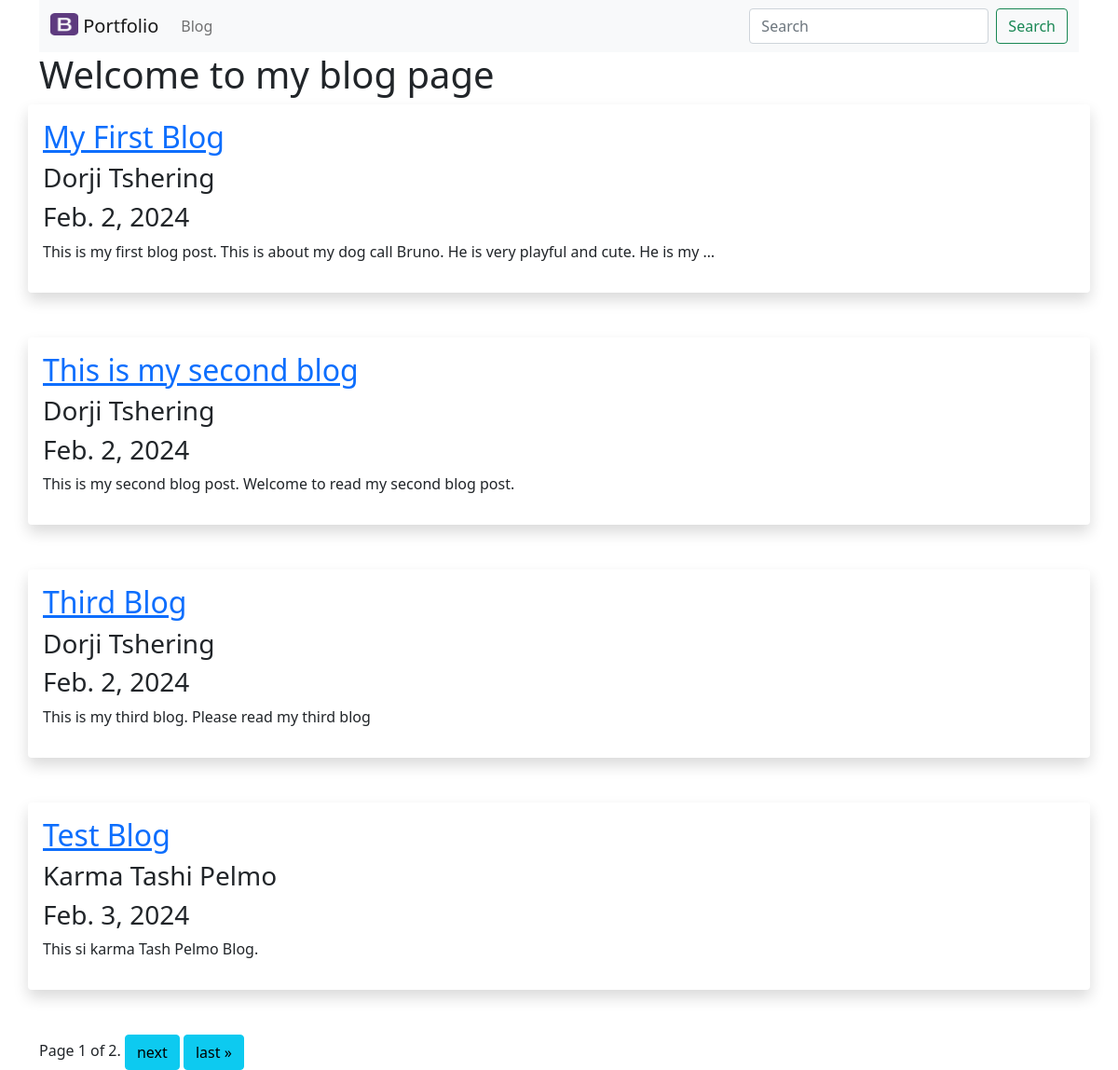
Screenshot of /blog/ with the database file from the repository.
### blog/models.py (models this page shows, shortened)
class Blog(models.Model):
    title = models.CharField(max_length=100)
    author = models.CharField(max_length=100)
    date_posted = models.DateField()
    content = models.TextField()

### blog/views.py (the view)
# urls.py: path('',views.all_blogs,name='all_blogs'),
def all_blogs(request):
    blogs = Blog.objects.order_by('date_posted')
    paginator = Paginator(blogs,4)
    page_number = request.GET.get("page")
    page_object = paginator.get_page(page_number)
    return render(request,'blog/all_blogs.html',{'page_obj':page_object})

### blog/templates/blog/all_blogs.html (shortened to what this page needs)
{% extends "portfolio/base.html" %}
{% block content %}
<h1>Welcome to my blog page</h1>
{% for blog in page_obj %}
<div class="row">
    <div class="shadow p-3 mb-5 bg-body-tertiary rounded">
<h2><a href="{% url 'blog:posts' blog.id %}">{{blog.title}}</a></h2>
<h3>{{blog.author}}</h3>
<h3>{{blog.date_posted|date}}</h3>
<p>{{blog.content|truncatechars:100}}</p>
</div></div>
{% endfor %}
<div class="pagination">
    <span class="step-links">
        <span class="current">
            Page {{ page_obj.number }} of {{ page_obj.paginator.num_pages }}.
        </span>
        {% if page_obj.has_next %}
            <a class="btn btn-info" href="?page={{ page_obj.next_page_number }}">next</a>
            <a class="btn btn-info" href="?page={{ page_obj.paginator.num_pages }}">last &raquo;</a>
        {% endif %}
    </span>
</div>
{% endblock  %}

### portfolio/templates/portfolio/base.html (shortened to what this page needs)
<!doctype html>
<html lang="en">
  <head>
    <link href="https://cdn.jsdelivr.net/npm/bootstrap@5.0.2/dist/css/bootstrap.min.css" rel="stylesheet">
  </head>
  <body>
        {% load static %}
        <div class="container">
        {% include "portfolio/navbar.html" %}
        {% block content %}
        {% endblock  %}
        </div>
  </body>
</html>

### portfolio/templates/portfolio/navbar.html (shortened to what this page needs)
{% load static %}
<nav class="navbar navbar-expand-lg navbar-light bg-light">
    <div class="container-fluid">
        <a class="navbar-brand" href="{% url 'index' %}">
        <img src="{% static 'portfolio/bootstrap.png' %}" alt="" width="30" height="24" class="d-inline-block align-text-top">
       Portfolio
      </a>
      <div class="collapse navbar-collapse" id="navbarSupportedContent">
        <ul class="navbar-nav me-auto mb-2 mb-lg-0">
          <li class="nav-item">
            <a class="nav-link" href="{% url 'blog:all_blogs' %}">Blog</a>
          </li>
            </ul>
        <form class="d-flex">
          <input class="form-control me-2" type="search" placeholder="Search" aria-label="Search">
          <button class="btn btn-outline-success" type="submit">Search</button>
        </form>
      </div>
    </div>
  </nav>

### rows the page displays
Blog: title "My First Blog", author "Dorji Tshering", date_posted "Feb. 2, 2024", content "This is my first blog post. This is about my dog call Bruno. He is very playful and cute. He is my …"
Blog: title "This is my second blog", author "Dorji Tshering", date_posted "Feb. 2, 2024", content "This is my second blog post. Welcome to read my second blog post."
Blog: title "Third Blog", author "Dorji Tshering", date_posted "Feb. 2, 2024", content "This is my third blog. Please read my third blog"
Blog: title "Test Blog", author "Karma Tashi Pelmo", date_posted "Feb. 3, 2024", content "This si karma Tash Pelmo Blog."

### other values shown
{{ page_obj.number }} "1"
{{ page_obj.paginator.num_pages }} "2"
